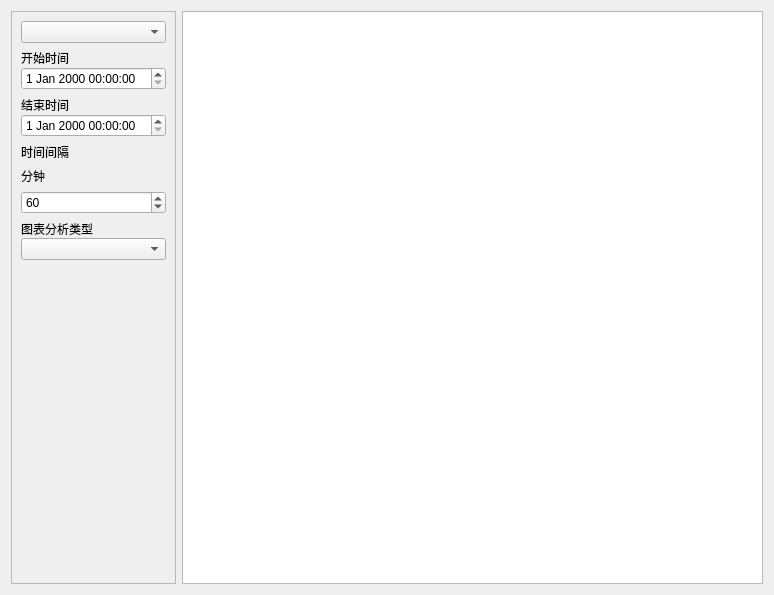
<?xml version="1.0" encoding="UTF-8"?>
<ui version="4.0">
 <class>w_rpt_report_periodbusinessanalysis_Dialog</class>
 <widget class="QDialog" name="w_rpt_report_periodbusinessanalysis_Dialog">
  <property name="geometry">
   <rect>
    <x>0</x>
    <y>0</y>
    <width>774</width>
    <height>595</height>
   </rect>
  </property>
  <property name="windowTitle">
   <string>Dialog</string>
  </property>
  <layout class="QHBoxLayout" name="horizontalLayout">
   <item>
    <widget class="QFrame" name="frame">
     <property name="minimumSize">
      <size>
       <width>0</width>
       <height>0</height>
      </size>
     </property>
     <property name="maximumSize">
      <size>
       <width>16777215</width>
       <height>16777215</height>
      </size>
     </property>
     <property name="frameShape">
      <enum>QFrame::StyledPanel</enum>
     </property>
     <property name="frameShadow">
      <enum>QFrame::Raised</enum>
     </property>
     <property name="outer_stylesheet" stdset="0">
      <string>frame_back_round</string>
     </property>
     <layout class="QVBoxLayout" name="verticalLayout" stretch="0,0,0,0,0,0,0,0,0">
      <item>
       <widget class="QComboBox" name="comboBox"/>
      </item>
      <item>
       <layout class="QVBoxLayout" name="verticalLayout_2">
        <property name="spacing">
         <number>0</number>
        </property>
        <item>
         <widget class="QLabel" name="label">
          <property name="text">
           <string>开始时间</string>
          </property>
         </widget>
        </item>
        <item>
         <widget class="lds_datetimeEdit" name="dateTimeEdit"/>
        </item>
       </layout>
      </item>
      <item>
       <layout class="QVBoxLayout" name="verticalLayout_3">
        <property name="spacing">
         <number>0</number>
        </property>
        <item>
         <widget class="QLabel" name="label_2">
          <property name="text">
           <string>结束时间</string>
          </property>
         </widget>
        </item>
        <item>
         <widget class="lds_datetimeEdit" name="dateTimeEdit_2"/>
        </item>
       </layout>
      </item>
      <item>
       <widget class="QLabel" name="label_3">
        <property name="text">
         <string>时间间隔</string>
        </property>
       </widget>
      </item>
      <item>
       <widget class="QLabel" name="label_4">
        <property name="text">
         <string>分钟</string>
        </property>
       </widget>
      </item>
      <item>
       <widget class="QSpinBox" name="spinBox_period">
        <property name="maximum">
         <number>999</number>
        </property>
        <property name="value">
         <number>60</number>
        </property>
       </widget>
      </item>
      <item>
       <layout class="QVBoxLayout" name="verticalLayout_6">
        <property name="spacing">
         <number>0</number>
        </property>
        <item>
         <widget class="QLabel" name="label_5">
          <property name="text">
           <string>图表分析类型</string>
          </property>
         </widget>
        </item>
        <item>
         <widget class="lds_ComboBox" name="comboBox_charttype"/>
        </item>
       </layout>
      </item>
      <item>
       <widget class="lds_toolbar" name="widget"/>
      </item>
      <item>
       <spacer name="verticalSpacer">
        <property name="orientation">
         <enum>Qt::Vertical</enum>
        </property>
        <property name="sizeHint" stdset="0">
         <size>
          <width>20</width>
          <height>40</height>
         </size>
        </property>
       </spacer>
      </item>
     </layout>
    </widget>
   </item>
   <item>
    <widget class="QStackedWidget" name="stackedWidget">
     <widget class="QWidget" name="stackedWidgetPage1" native="true">
      <layout class="QVBoxLayout" name="verticalLayout_4">
       <property name="leftMargin">
        <number>0</number>
       </property>
       <property name="topMargin">
        <number>0</number>
       </property>
       <property name="rightMargin">
        <number>0</number>
       </property>
       <property name="bottomMargin">
        <number>0</number>
       </property>
       <item>
        <widget class="lds_tableview_sum" name="tableView"/>
       </item>
      </layout>
     </widget>
    </widget>
   </item>
  </layout>
 </widget>
 <customwidgets>
  <customwidget>
   <class>lds_datetimeEdit</class>
   <extends>QDateTimeEdit</extends>
   <header>lds_datetimeedit.h</header>
  </customwidget>
  <customwidget>
   <class>lds_ComboBox</class>
   <extends>QComboBox</extends>
   <header>lds_combobox.h</header>
  </customwidget>
  <customwidget>
   <class>lds_toolbar</class>
   <extends>QFrame</extends>
   <header>lds_toolbar.h</header>
   <container>1</container>
  </customwidget>
  <customwidget>
   <class>lds_tableview_sum</class>
   <extends>QTableView</extends>
   <header>lds_tableview_sum.h</header>
  </customwidget>
 </customwidgets>
 <tabstops>
  <tabstop>comboBox_charttype</tabstop>
  <tabstop>dateTimeEdit</tabstop>
  <tabstop>dateTimeEdit_2</tabstop>
  <tabstop>tableView</tabstop>
  <tabstop>stackedWidget</tabstop>
  <tabstop>spinBox_period</tabstop>
 </tabstops>
 <resources/>
 <connections/>
</ui>
